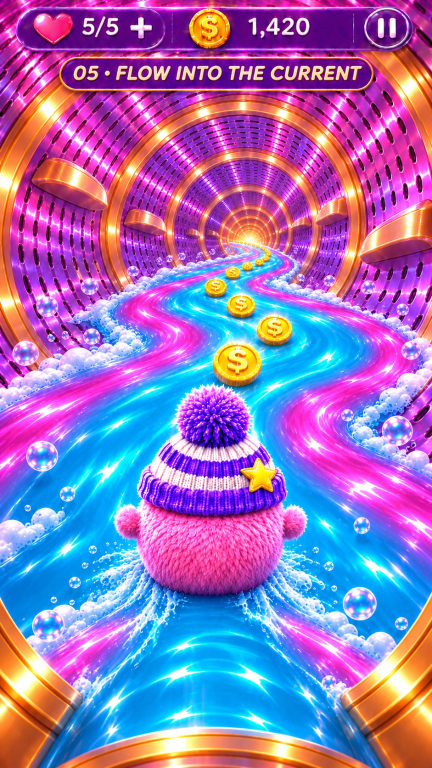
#> input picture references/05_flow_into_the_current.png, 864 x 1536 px (shown at 1/2 size)
$ python painted_coins.py ../../references/05_flow_into_the_current.png
#> lines starting #> are read from the running program, lines starting #| are printed output that depends on the picture; after the words box and inside, x2 and y2 are one past the last pixel; in counts of white or black regions, pixels touching at a corner belong together
### tools/kit05/kit_model.py
"""Screen 05 tunnel kit (round 33) - geometry fitted to the APPROVED painting, in the round-32 world units (camera of the approved
picture at the origin, Marble scale: tunnel radius ~1, camera 0.734 above the water, Benny 0.404 tall).

The painting is not drawn in strict perspective: from ring 2 inward every gold ring is ~1.5x deeper than the one before it (a constant
ratio, measured 2026-11-21 from the ring tops: 260, 165, 102, 69, 52, 38, 27, 18 px from the bright core). The kit is a REAL straight
3D tunnel with evenly spaced rings, and every scenery vertex goes through a camera-relative depth curve g() along the tunnel axis:
identity up to the depth of ring 2 (Benny, his water, the controls are plain 3D) and exponential beyond it, so the far tunnel keeps
the painting's ring ratio from EVERY camera position while Benny swims (the same idea as the "curved world" shaders of endless
runners). kit05.html applies exactly the same g() in its vertex shaders (KIT.remap)."""
import json, os, numpy as np
HERE = os.path.dirname(os.path.abspath(__file__)); REPO = os.path.abspath(os.path.join(HERE, '..', '..'))
V = os.path.join(REPO, 'tools', 'marble05', 'viewer')
SC = json.load(open(os.path.join(V, 'scene05.json')))
#> (reads tools/marble05/viewer/scene05.json from the repository)
W, H = 864, 1536
FOC = (H / 2) / np.tan(np.radians(SC['cam']['fov']) / 2)
F = np.array(SC['cam']['fwd'], float); F /= np.linalg.norm(F)
U = np.array(SC['cam']['up'], float); U -= F * (U @ F); U /= np.linalg.norm(U)
R = np.cross(F, U)

# ---- measured on the painting (full-resolution pixels) ----
VP = (500.0, 474.0)          # bright core = the tunnel's vanishing point
RING2_PX = 246.0             # painted ring 2 radius (RANSAC circle fit, centre (470, 459))
RATIO = 1.52                 # depth ratio between successive painted rings (ring 2 inward)
CAM_OFF = (-0.12, -0.02)     # tunnel axis relative to the camera, in tunnel radii: 0.12 to the LEFT, 0.02 BELOW (fitted to the ring tops)
RT = 1.0                     # tunnel wall radius (world units; equals the Marble scale)
RING_IN, RING_W = 0.90, 0.10 # gold ring: inner radius, width along the axis

CAM_H = 0.734                # camera height above the water (round-32 value, Marble scale)

def cam_dir(px, py):
    d = (px - W / 2) / FOC * R + (-(py - H / 2) / FOC) * U + F; return d / np.linalg.norm(d)

A = cam_dir(*VP)                                                      # tunnel axis: exactly towards the painted core
NUP = U - A * (U @ A); NUP /= np.linalg.norm(NUP)                     # tunnel up = picture up, square to the axis
# the water is parallel to the axis (its horizon passes through the core). NOTE: the round-32 Marble water plane is tilted against the
# painted tunnel (made parallel to it, the core would sit 138 px higher), so the kit does NOT use it.
PN = NUP.copy(); PD = -CAM_H                                          # water: PN . P = PD
RR = np.cross(A, NUP); RR /= np.linalg.norm(RR)
if RR @ R < 0: RR = -RR                                              # tunnel right ~ camera right
A0 = CAM_OFF[0] * RT * RR + CAM_OFF[1] * RT * NUP                    # a point on the axis (axial coordinate 0 = the start camera)
HW = CAM_H + CAM_OFF[1] * RT                                         # axis height above the water
Z2 = FOC * RT / RING2_PX                                             # axial depth of painted ring 2 from the start camera
S = Z2 * np.log(RATIO)                                               # ring spacing: g'(Z2) = 1 and g(z + S) = RATIO * g(z) beyond Z2
def ring_t(k): return Z2 + (k - 2) * S                               # axial position of ring k (ring 2 = painted ring 2)
_bd = cam_dir(432, 1180); B0 = _bd * (-CAM_H / (_bd @ NUP))          # Benny's painted water contact point (same as kitgame.html)
TB0 = float(B0 @ A); LATB0 = float((B0 - A0) @ RR)                    # his axial start and lateral offset from the axis

def g(z):
    """camera-relative apparent depth along the axis (z = true axial distance from the camera)"""
    z = np.asarray(z, float); return np.where(z <= Z2, z, Z2 * np.exp((z - Z2) / Z2))

# [14 lines left out: functions remap, project, wall_point, not called in this run]

def height_above_water(P): return np.asarray(P) @ PN - PD

# ---- round 34 (S1): the river's WORLD-ANCHORED centre line (lateral offset along RR from the tunnel axis, world units) ----
# Painted stretch (axial t <= ~11): measured on the APPROVED picture cast onto the kit water (tools/kit05/bake_river.py prints the
# check): the painted coin trail (t 2.96 +0.06, 4.05 +0.28, 5.50 +0.04, 7.13 -0.31, 8.86 -0.18, 9.87 +0.07) and the cyan channel's
# centroid (t 2.3 -0.16, 4.3 +0.21, 5.8 +0.04, 7.3 -0.26, 8.8 -0.17, 10.3 +0.34) agree: S-bends ~3 u apart, ~0.26 u to each side.
# Apexes are joined by half-cosines (C1, zero slope at each apex = natural meanders). Beyond the painting the same character
# continues with seeded random spacing (2.6-3.8 u, i.e. 1.9-2.7 s at 1.4 u/s) and amplitude (0.15-0.28 u): no fixed period.
RIVER_LAT_START = LATB0                                              # the river centre passes through Benny's painted start point
RIVER_APEX_PAINTED = [(2.30, -0.05), (4.25, 0.26), (7.80, -0.29), (10.90, 0.27)]
RIVER_AMAX = 0.29                                                    # |centre| never exceeds this (water floor half chord 0.70)
# [11 lines left out: functions _river_apexes, river_center, not called in this run]

def export():
    return {'A': A.tolist(), 'NUP': NUP.tolist(), 'RR': RR.tolist(), 'A0': A0.tolist(), 'RT': RT, 'RING_IN': RING_IN, 'RING_W': RING_W,
            'Z2': float(Z2), 'S': float(S), 'HW': float(HW), 'PN': PN.tolist(), 'PD': float(PD), 'VP': VP, 'RATIO': RATIO, 'CAM_OFF': CAM_OFF}

# [8 lines that do not run on import are left out]

### tools/kit05/painted_coins.py
"""Round 33: the APPROVED picture's coins (centre, radius) cast onto the kit river -> (s along Benny's path, lateral offset).
python3 -I painted_coins.py <kit.json> -> prints JSON list [[s, lat, r_px], ...] nearest first (used by kitgame.html for coin run 1)."""
import sys, json, numpy as np, cv2
from PIL import Image
sys.path.insert(0, __import__('os').path.dirname(__import__('os').path.abspath(__file__)))
from kit_model import *
ref = np.array(Image.open(os.path.join(REPO, 'references/05_flow_into_the_current.png')).convert('RGB')).astype(np.float32)
hsv = cv2.cvtColor(ref.astype(np.uint8), cv2.COLOR_RGB2HSV).astype(np.float32)
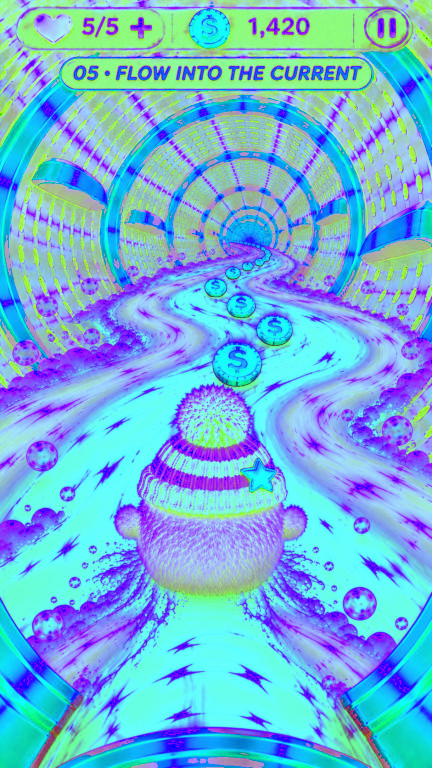
#> hsv: shape (1536, 864, 3) float32 (shown at 1/2 size); mean R, G, B 111.5, 180.3, 220.7
gold = ((hsv[..., 0] >= 9) & (hsv[..., 0] <= 30) & (hsv[..., 1] > 120) & (hsv[..., 2] > 140)).astype(np.uint8)
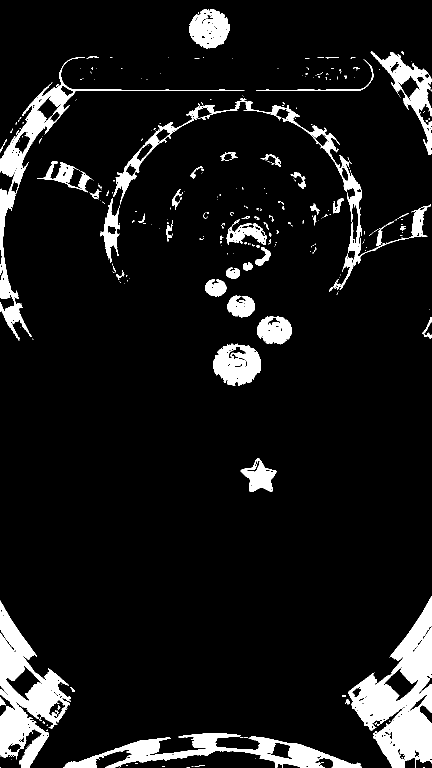
#> gold: shape (1536, 864) (shown at 1/2 size); values 0 (black) and 1 (white), 9% white; 314 white regions (248 under 20 px), largest, box (x1, y1, x2, y2) and area: (696, 1192, 864, 1536) 26177, (0, 1201, 142, 1536) 19530, (126, 1466, 724, 1536) 13433
roi = np.zeros_like(gold); roi[480:760, 380:600] = 1; m = cv2.morphologyEx(gold * roi, cv2.MORPH_CLOSE, np.ones((5, 5), np.uint8))
#> after `m = cv2.morphologyEx(gold * roi, cv2.MORPH_CLOSE, np.ones((5, 5), np.u`:
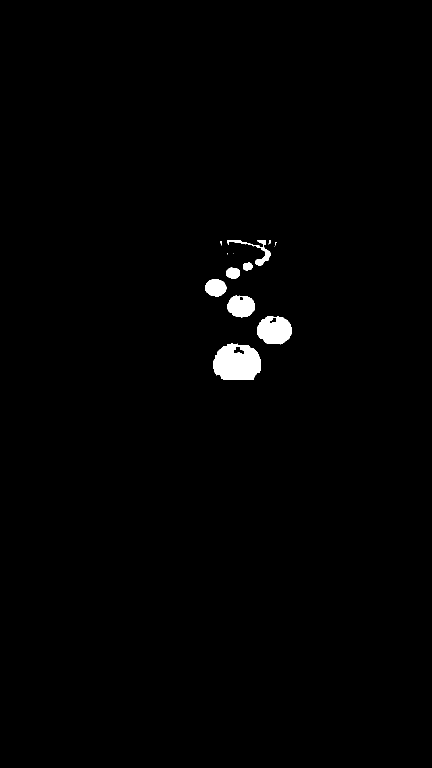
#> m: shape (1536, 864) (shown at 1/2 size); values 0 (black) and 1 (white), 0.99% white; 14 white regions (6 under 20 px), largest, box (x1, y1, x2, y2) and area: (426, 687, 522, 760) 5517, (514, 632, 584, 689) 2974, (454, 591, 510, 635) 1860
n, lab, st, cen = cv2.connectedComponentsWithStats(m, 8)
#> lab: shape (1536, 864) int32; 15 distinct labels, from 0 to 14
#> n = 15; st = 15 rows, first 6: [0, 0, 864, 1536, 1313927], [454, 480, 88, 51, 871], [537, 480, 5, 8, 20], [440, 482, 4, 9, 18], [550, 484, 4, 7, 12], [536, 489, 1, 1, 1]; cen = 15 rows, first 8: [430.9, 768.6], [512.8, 501], [539.4, 483.9], [442, 485.2], [551.1, 486.7], [536, 489], [549, 492], [454.7, 507.3]
coins = sorted([(float(cen[i][0]), float(cen[i][1]), float(np.sqrt(st[i, 4] / np.pi))) for i in range(1, n) if st[i, 4] > 25], key=lambda c: -c[1])
#> coins = [(473.8, 726.1, 41.91), (548.7, 660.5, 30.77), (481.9, 612.4, 24.33), (431, 575.1, 19.13), (465.5, 545.8, 12.58), (495, 532.6, 8.96), (512.8, 501, 16.65)]
bdir = cam_dir(432, 1180); B0 = bdir * (-CAM_H / (bdir @ NUP)); tB0 = float(B0 @ A); latB0 = float((B0 - A0) @ RR)
def ginv(a):                                     # inverse depth curve
    return np.where(a <= Z2, a, Z2 + Z2 * np.log(np.maximum(a, 1e-9) / Z2))
#> (the run stopped early here; a loop or call above may not have finished)
